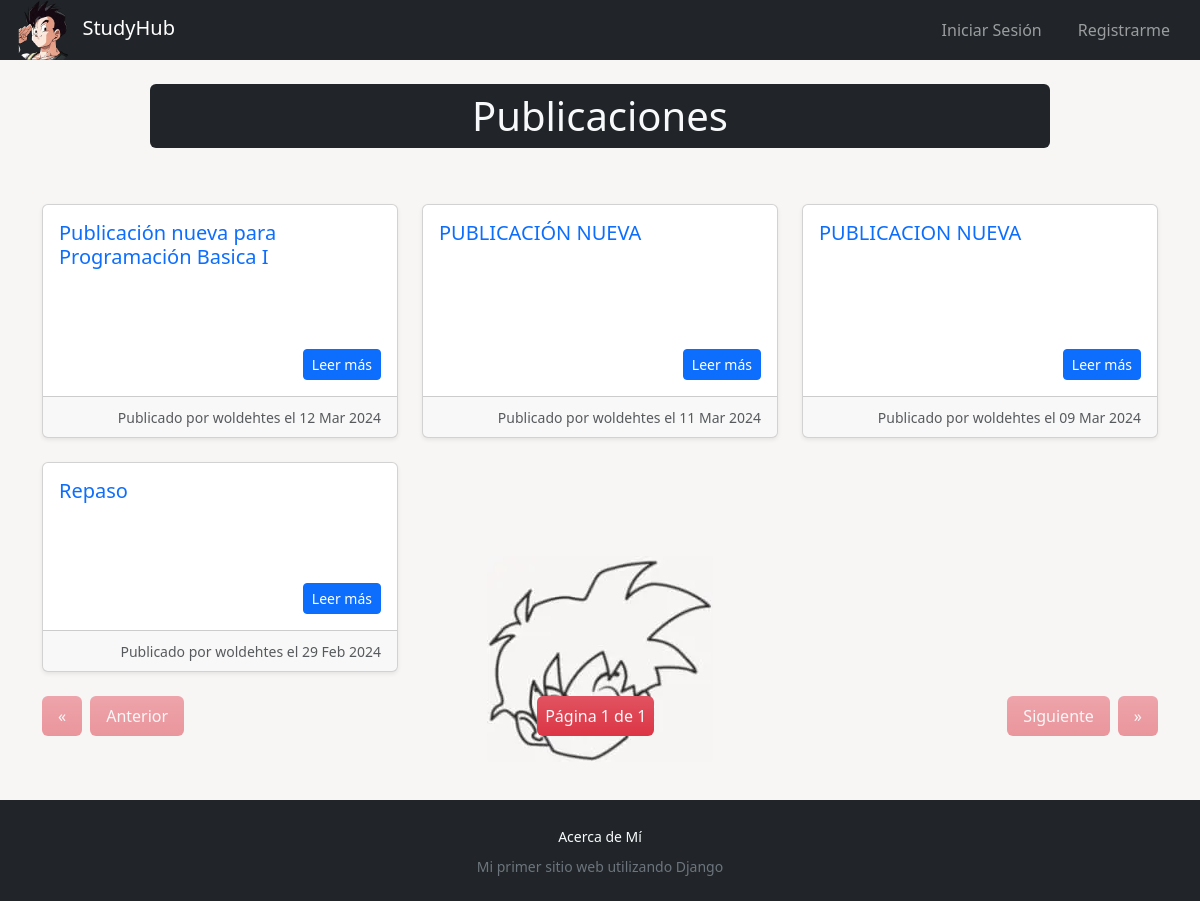
The page /apuntes/publicaciones/ on the database as committed earlier.
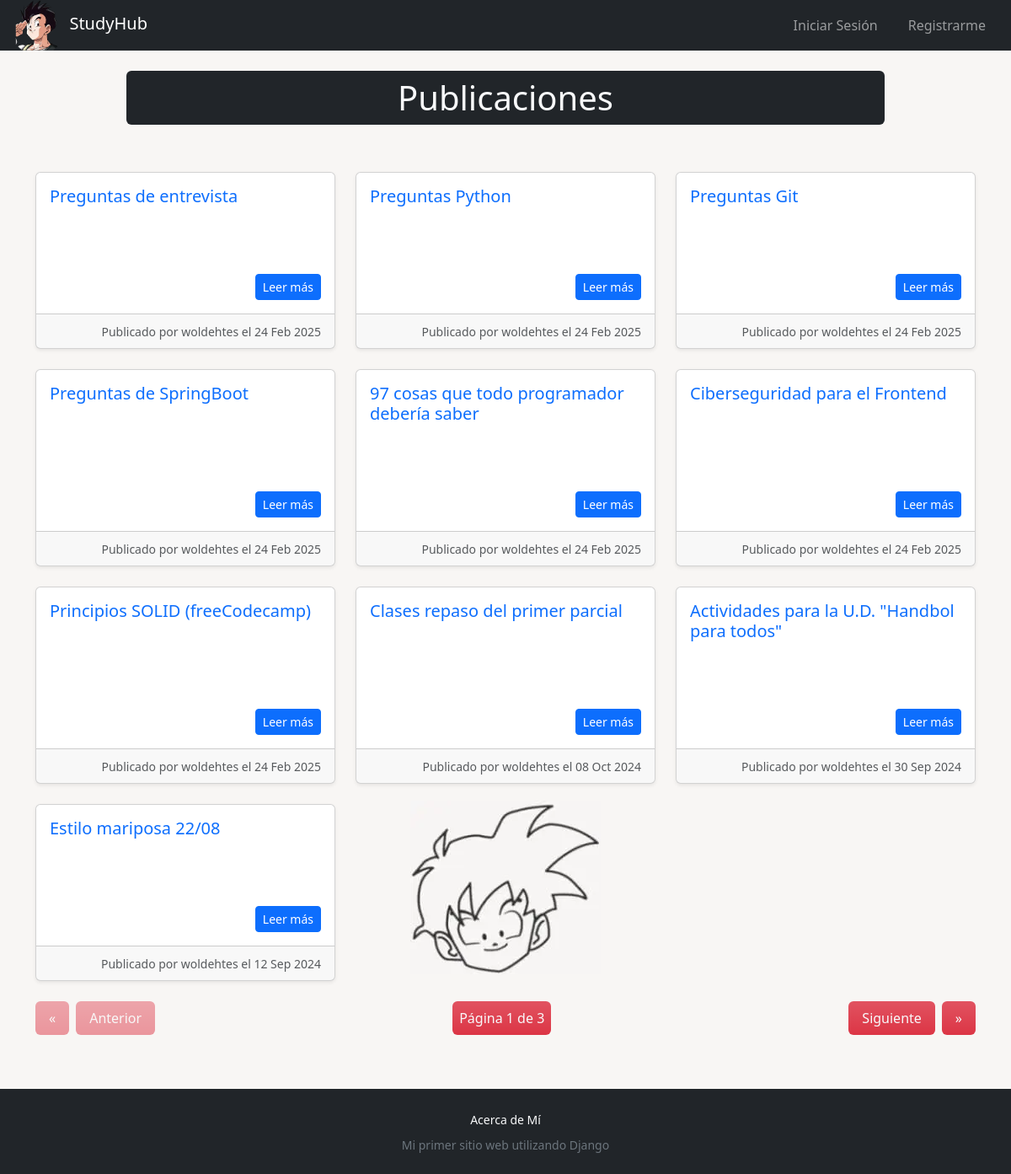
The same page on the database as committed later.
### study_hub/models.py (models this page shows, shortened)
class Publication(Model):
    author = ForeignKey(User, on_delete=CASCADE, blank=False, default=1)
    title = CharField(max_length=60, blank=False)
    content = tinymce_models.HTMLField()
    publication_date = DateTimeField(auto_now_add=True)
    subject = ForeignKey(Subject, on_delete=CASCADE, blank=False)
    isPrivate = BooleanField(default=False)

### study_hub/views/publication_views.py (the view)
# urls.py: path("publicaciones/", AllPublicationsListView.as_view(), name="all_publications"),
class AllPublicationsListView(ListView):
    model = Publication
    template_name = "all_publications.html"
    context_object_name = "publications"
    paginate_by = 10
    def get_context_data(self, **kwargs):
        context = super().get_context_data(**kwargs)
        context["title"] = "Publicaciones"
        return context
    def paginate_queryset(self, queryset, page_size):
        paginator = self.get_paginator(queryset, page_size)
        page = self.request.GET.get("page")
        try:
            page_number = int(page)
        except (TypeError, ValueError):
            page_number = 1
        try:
            page_obj = paginator.page(page_number)
        except EmptyPage or PageNotAnInteger:
            page_obj = paginator.page(paginator.num_pages)
        return (paginator, page_obj, page_obj.object_list, page_obj.has_other_pages())
    def get_queryset(self):
        queryset = super().get_queryset()
        return queryset.order_by("-publication_date")

### study_hub/models.py (called while the page is built)
    def __str__(self):
        return self.name

### study_hub/templates/all_publications.html (shortened to what this page needs)
{% extends 'layout.html' %}
{% load static %}
{% block header %}
<h1 class="text-center w-75 m-auto mb-3 py-2 px-4 bg-dark text-light rounded">
    {{title}}
</h1>
{% endblock header %}
{% block content %}
<div class="container mt-4">
    <div class="row">
        {% for publication in publications %}
        <article class="col-md-4 mb-4">
            <div class="card h-100 shadow-sm">
                <div class="card-body d-flex flex-column justify-content-between">
                    <h5 class="card-title text-primary">{{ publication.title }}</h5>
                    <div class="card-text text-truncate text-wrap">{{ publication.content|safe }}</div>
                    <div class="text-end">
                        <a
                         href="{% url 'apuntes:publication_detail' subject=publication.subject id=publication.subject.id pk=publication.id %}"
                            class="btn btn-primary btn-sm">
                            Leer más
                        </a>
                    </div>
                </div>
                <div class="card-footer text-muted text-end text-truncate">
                    <small title="{{ publication.author.username }} - {{ publication.publication_date|date:'d M Y' }}">
                        Publicado por {{ publication.author.username }} el {{ publication.publication_date|date:"d M Y" }}
                    </small>
                </div>
            </div>
        </article>
        {% endfor %}
    </div>
</div>
{% include 'partials/pagination.html' %}
{% endblock content %}

### pages/templates/layout.html (shortened to what this page needs)
{% load static %}
<!DOCTYPE html>
<html lang="es">
<head>
    <link href="https://cdn.jsdelivr.net/npm/bootstrap@5.3.3/dist/css/bootstrap.min.css" rel="stylesheet"
>
    <link rel="stylesheet" href="{%static 'main.css'%}">
</head>
<body class="d-flex flex-column justify-content-between">
    {% include 'partials/navbar.html' %}
    {% if title %}
    <header class="mt-4 mb-3">
        {% block header %} {% endblock header %}
    </header>
    {% endif %}
    <main>
        {% block content %} {% endblock content %}
    </main>
    <footer class="text-light mt-auto bg-dark text-center align-middle p-4">
        <a class="small mt-1 link-light link-underline-opacity-0" href="{% url 'about' %}">Acerca de Mí</a>
        <p class="mb-0 mt-2 text-secondary small fw-light">Mi primer sitio web utilizando Django</p>
    </footer>
</body>
</html>

### pages/templates/partials/navbar.html (shortened to what this page needs)
{% load static %}
<nav class="navbar navbar-expand-md  navbar-dark bg-dark" data-bs-theme="dark">
  <div class="container-fluid">
    <a class="navbar-brand p-0" href="{% url 'home' %}">
      <img src="{%static 'images/logo.webp'%}" class="image-logo" alt="logo">
      StudyHub
    </a>
    <div class="collapse navbar-collapse" id="navbarSupportedContent">
      <ul class="navbar-nav ms-auto">
        {% if user.is_authenticated %}
        <li class="nav-item">
          <a class="nav-link" href="{% url 'apuntes:all_publications' %}">Publicaciones</a>
        </li>
        <li class="nav-item">
          <a class="nav-link" href="{% url 'apuntes:hub' %}">Materias</a>
        </li>
        <li class="nav-item dropdown">
          <a class="nav-link dropdown-toggle text-capitalize" href="#" role="button" data-bs-toggle="dropdown"
            aria-expanded="false">
            {{user.first_name}}
          </a>
          <ul class="dropdown-menu">
            <li><a class="dropdown-item py-2" href="{% url 'account:profile' %}">Mi Perfil</a></li>
            <li><a class="dropdown-item py-2" href="{% url 'account:my_publications' %}">Mis Publicaciones</a></li>
            <li>
              <hr class="dropdown-divider">
            </li>
            <li><a class="dropdown-item py-2" id="logout" href="{% url 'account:logout' %}">Cerrar Sesión</a></li>
          </ul>
        <li class="nav-item dropdown" role="search">
          {% csrf_token %}
          <input id="search" autocomplete="off" class="form-control nav-link px-3 " type="search"
            placeholder="Buscar publicación..." aria-label="Search">
          <ul class="dropdown-menu container position-absolute" id="dropdown">
          </ul>
        </li>
        </li>
        {% else %}
        <li class="nav-item">
          <a class="nav-link" href="{% url 'account:login' %}">Iniciar Sesión</a>
        </li>
        <li class="nav-item">
          <a class="nav-link" href="{% url 'account:register' %}">Registrarme</a>
        </li>
        {% endif %}
      </ul>
    </div>
  </div>
</nav>

### study_hub/templates/partials/pagination.html
<div class="container d-flex align-items-center
justify-content-between">
    <div class="d-flex align-items-center gap-2">
        <div class="bg-danger bg-gradient p-2 rounded {% if not page_obj.has_previous %} opacity-50  {% endif %}">
            <a href="
            {% if page_obj.has_previous %}
            ?page=1
            {% else %}
            #
            {% endif %}
            " class="link-light px-2 text-decoration-none">
                &laquo;
            </a>
        </div>
        <div class="bg-danger bg-gradient p-2 rounded {% if not page_obj.has_previous %} opacity-50  {% endif %}">
            <a href="
            {% if page_obj.has_previous %}
            ?page={{ page_obj.previous_page_number }}
            {% else %}
            #
            {% endif %}
            " class="link-light px-2 text-decoration-none">
                Anterior
            </a>
        </div>
    </div>
    <div class="bg-danger bg-gradient text-light p-2 rounded">
        Página {{ page_obj.number }} de {{ paginator.num_pages }}
    </div>
    <div class="d-flex align-items-center gap-2">
        <div class="bg-danger bg-gradient p-2 rounded {% if not page_obj.has_next %} opacity-50  {% endif %}">
            <a href="
            {% if page_obj.has_next %}
            ?page={{ page_obj.next_page_number }}
            {% else %}
            #
            {% endif %}
            " class="link-light px-2 text-decoration-none">
                Siguiente
            </a>
        </div>
        <div class="bg-danger bg-gradient p-2 rounded {% if not page_obj.has_next %} opacity-50  {% endif %}">
            <a href="
            {% if page_obj.has_next %}
            ?page={{ page_obj.paginator.num_pages }}
            {% else %}
            #
            {% endif %}
            " class="link-light px-2 text-decoration-none">
                &raquo;
            </a>
        </div>
    </div>
</div>

### pages/static/main.css (style rules this page uses)
* { box-sizing: border-box; padding: 0; margin: 0; }
html, body { max-width: 100vw; min-height: 100vh; }
body { background-color: #F8F6F4; background-image: url("images/background-icon.webp"); background-position: 50% 80%; background-repeat: no-repeat; background-attachment: fixed; }
nav { padding: 0 !important; }
.image-logo { width: auto; height: 60px; }
main { margin-bottom: 4rem; }
.nav-item { padding: 5px 10px; }

### study_hub/templates/all_publications.html (style rules this page uses)
.card-text { display: -webkit-box; -webkit-line-clamp: 3; -webkit-box-orient: vertical; overflow: hidden; text-overflow: ellipsis; height: 4.5em; line-height: 1.5em; }

Rows that differ between the two databases and show on the page:
removed Publication: title "Publicación nueva para Programación Basica I", author.username "woldehtes", publication_date "12 Mar 2024"
removed Publication: title "PUBLICACIÓN NUEVA", author.username "woldehtes", publication_date "11 Mar 2024"
removed Publication: title "PUBLICACION NUEVA", author.username "woldehtes", publication_date "09 Mar 2024"
removed Publication: title "Repaso", author.username "woldehtes", publication_date "29 Feb 2024"
added Publication: title "Preguntas de entrevista", author.username "woldehtes", publication_date "24 Feb 2025"
added Publication: title "Preguntas Python", author.username "woldehtes", publication_date "24 Feb 2025"
added Publication: title "Preguntas Git", author.username "woldehtes", publication_date "24 Feb 2025"
added Publication: title "Preguntas de SpringBoot", author.username "woldehtes", publication_date "24 Feb 2025"
added Publication: title "97 cosas que todo programador debería saber", author.username "woldehtes", publication_date "24 Feb 2025"
added Publication: title "Ciberseguridad para el Frontend", author.username "woldehtes", publication_date "24 Feb 2025"
added Publication: title "Principios SOLID (freeCodecamp)", author.username "woldehtes", publication_date "24 Feb 2025"
added Publication: title "Clases repaso del primer parcial", author.username "woldehtes", publication_date "08 Oct 2024"
added Publication: title "Actividades para la U.D. \"Handbol para todos\"", author.username "woldehtes", publication_date "30 Sep 2024"
added Publication: title "Estilo mariposa 22/08", author.username "woldehtes", publication_date "12 Sep 2024"
Other text that changed with them:
{{ paginator.num_pages }}: "1" → "3"
